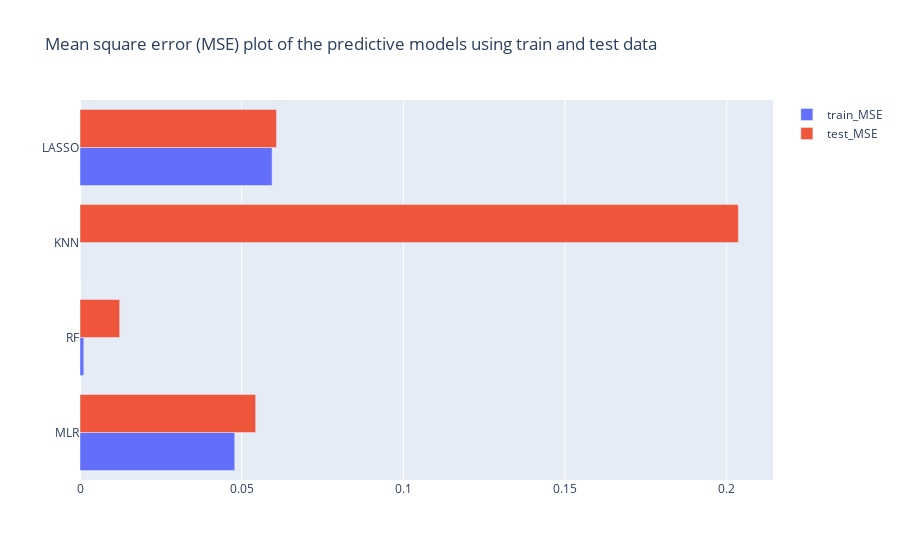

The code cell stored with this chart in its notebook:
### Code cell
y=['MLR', 'RF', 'KNN', 'LASSO'] 
x1= mean_Model.loc['train_MSE']
x2= mean_Model.loc['test_MSE']

trace1 = go.Bar(y=y, x=x1, name='train_MSE', orientation='h')
trace2 = go.Bar(y=y, x=x2, name='test_MSE', orientation='h')

data = [trace1, trace2]

layout = go.Layout(barmode='group', title='Mean square error (MSE) plot of the predictive models using train and test data')

fig = go.Figure(data=data, layout=layout)
fig.show()

### Figure 1 — Plotly figure (JSON) as saved in the notebook; plotly's stock layout.template omitted (floating-point values rounded to 4 significant figures)
{"data": [{"name": "train_MSE", "orientation": "h", "type": "bar", "x": [0.04785, 0.001166, 4.773e-16, 0.0594], "y": ["MLR", "RF", "KNN", "LASSO"]}, {"name": "test_MSE", "orientation": "h", "type": "bar", "x": [0.05432, 0.01227, 0.2036, 0.06079], "y": ["MLR", "RF", "KNN", "LASSO"]}], "layout": {"barmode": "group", "title": {"text": "Mean square error (MSE) plot of the predictive models using train and test data"}}}
